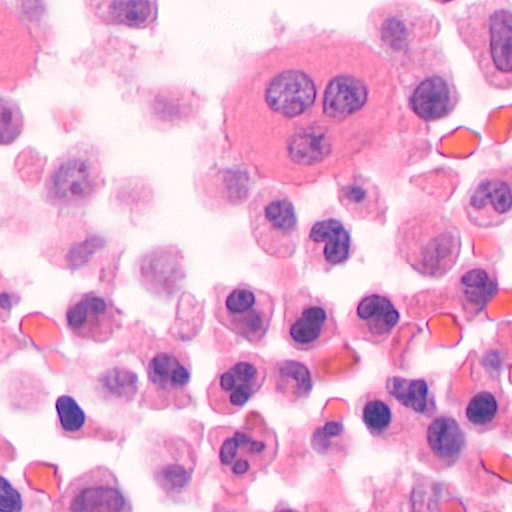
#> input picture data/img/img.png, 512 x 512 px; its folder holds only this picture in this run
$ python -i feature_extract.py   (imports and definitions only)
#> lines starting #> are read from the running program, lines starting #| are printed output that depends on the picture; after the words box and inside, x2 and y2 are one past the last pixel; in counts of white or black regions, pixels touching at a corner belong together
#> further down, picture is the input picture: shape (512, 512, 3); mean B, G, R 209.9, 173.5, 229.5
#!/usr/bin/env python3
# -*- coding: utf-8 -*-
"""
Created on Wed Dec 11 15:44:15 2019
"""
from skimage import io,morphology,measure
import os
import numpy as np
import time

def sort_case_index(img_path):
    img_list = os.listdir(img_path)
    case_list = []
    id_list = []
    for i in range(len(img_list)):
        img_name = img_list[i]
        a,b = img_name.split('_')
        case_list.append(a)
        id_list.append(b[:-4])

    case_ids = list(set(case_list))
    img_ids = []
    for j in range(len(case_ids)):
        case_name = case_ids[j]
        case_index = [i for i,x in enumerate(case_list) if x==case_name]
        index_ = []
        for jj in range(len(case_index)):
            img_index = id_list[case_index[jj]]
            index_.append(img_index)
        img_ids.append(index_)
    return case_ids,img_ids

def mask_post_process(image_numpy,L_T=4900,H_T=14400):  #16900
#> called with L_T = 4900, H_T = 14400
    MK_mask = (image_numpy[:,:,2] - image_numpy[:,:,0])>128
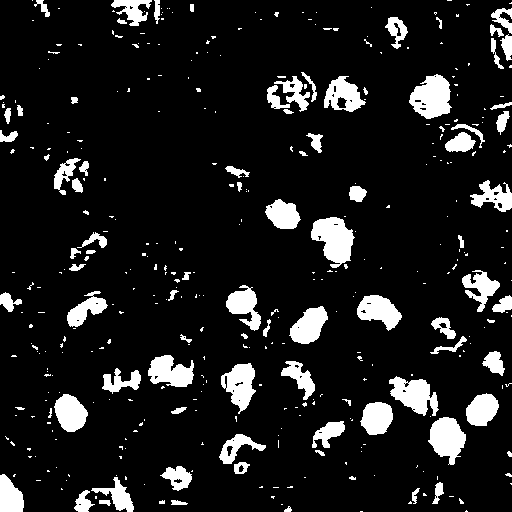
#> MK_mask: shape (512, 512) bool; 11.1% white; 388 white regions (300 under 20 px), largest, box (x1, y1, x2, y2) and area: (311, 217, 355, 268) 1391, (409, 74, 452, 119) 1310, (428, 417, 466, 465) 1166
    MK_1 = morphology.remove_small_objects(MK_mask,L_T)
#> MK_1: shape (512, 512) bool; every value is 0
    MK_2 = morphology.remove_small_objects(MK_1,H_T)
    MK_ = (np.uint8(MK_1) - np.uint8(MK_2))*255

    b_mask = image_numpy[:,:,0]+np.uint8(MK_2)*255
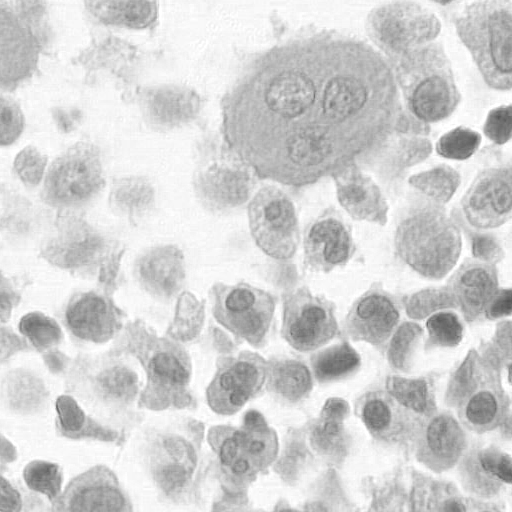
#> b_mask: shape (512, 512); min 85, max 255, mean 209.9
    b_mask = b_mask>128
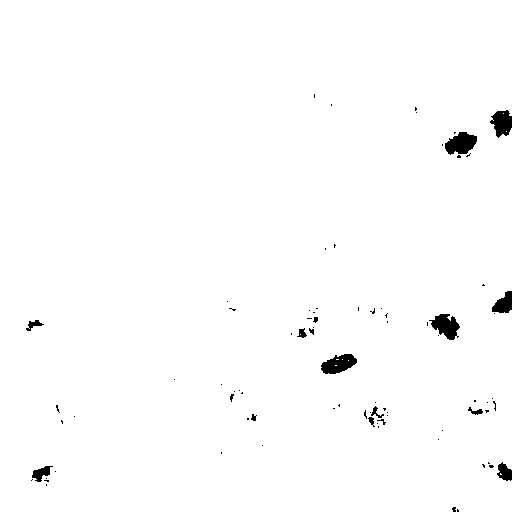
#> b_mask: shape (512, 512) bool; 98.8% white; 82 black regions (67 under 20 px), largest, box (x1, y1, x2, y2) and area: (445, 132, 477, 155) 503, (321, 354, 357, 374) 477, (429, 314, 460, 340) 473
    b_mask = morphology.remove_small_holes(b_mask,900)
#> b_mask: shape (512, 512) bool; every value is 1
    b_mask = morphology.remove_small_objects(b_mask,900)
    b_mask = np.uint8(b_mask)*255
#> b_mask: shape (512, 512); every value is 255

    MK_ = MK_>128
    MK_ = morphology.remove_small_holes(MK_,900)
    MK_ = morphology.remove_small_objects(MK_,900)
    MK_ = np.uint8(MK_)*255

    fmk_mask = np.zeros_like(image_numpy)
    fmk_mask[:,:,0] = b_mask
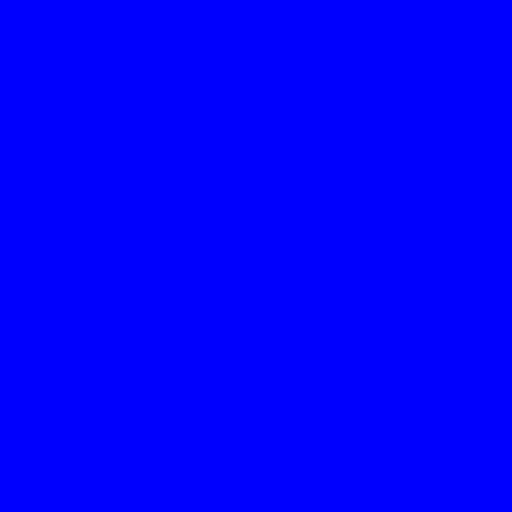
#> fmk_mask: shape (512, 512, 3); mean of channels 0, 1, 2 255, 0, 0; drawn as B, G, R
    fmk_mask[:,:,1] = b_mask
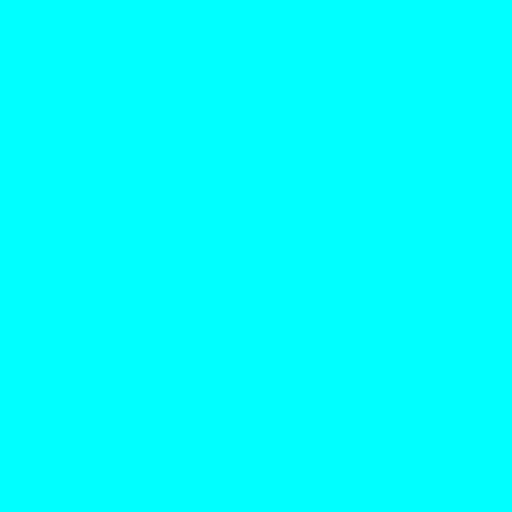
#> fmk_mask: shape (512, 512, 3); mean of channels 0, 1, 2 255, 255, 0; drawn as B, G, R
    fmk_mask[:,:,2] = b_mask + MK_
#> fmk_mask: shape (512, 512, 3); every value is 255

    return fmk_mask

def calculate_statical_features(mask):
    # Calculate MK's density
    cell_mask = mask[:,:,2]
    mk_mask = mask[:,:,2]-mask[:,:,0]

    cell_mask = morphology.erosion(cell_mask>0)
    labeled_cell_mask = morphology.label(cell_mask)

    labeled_mk_mask = morphology.label(mk_mask>0)

    cell_num = labeled_cell_mask.max()
    mk_num = labeled_mk_mask.max()

    mk_props = measure.regionprops(labeled_mk_mask)
    mk_radious = []
    for z in range(len(mk_props)):
        radious = mk_props[z].equivalent_diameter/2
        mk_radious.append(radious)
    return cell_num,mk_num,mk_radious

img_path = '../extracted_patches/batch1/Normal_Tiles/'
mask_path = '../extracted_patches/batch1/Normal_pred/'

# [1 line that did not run here, left out]
mk_num_list = []
all_wbc_num_list = []
density_list = []
mk_radious_props_list = []

# [30 lines not run here, left out]

# Feature sort
fdata = {}
# [1 line that did not run here, left out]
fdata['mk_num'] = mk_num_list
fdata['wbc_num'] = all_wbc_num_list
fdata['mk_density'] = density_list
fdata['mk_radious'] = mk_radious_props_list
# [1 line not run here, left out]


>>> import cv2
>>> picture = cv2.imread('data/img/img.png')
>>> result = mask_post_process(picture)
